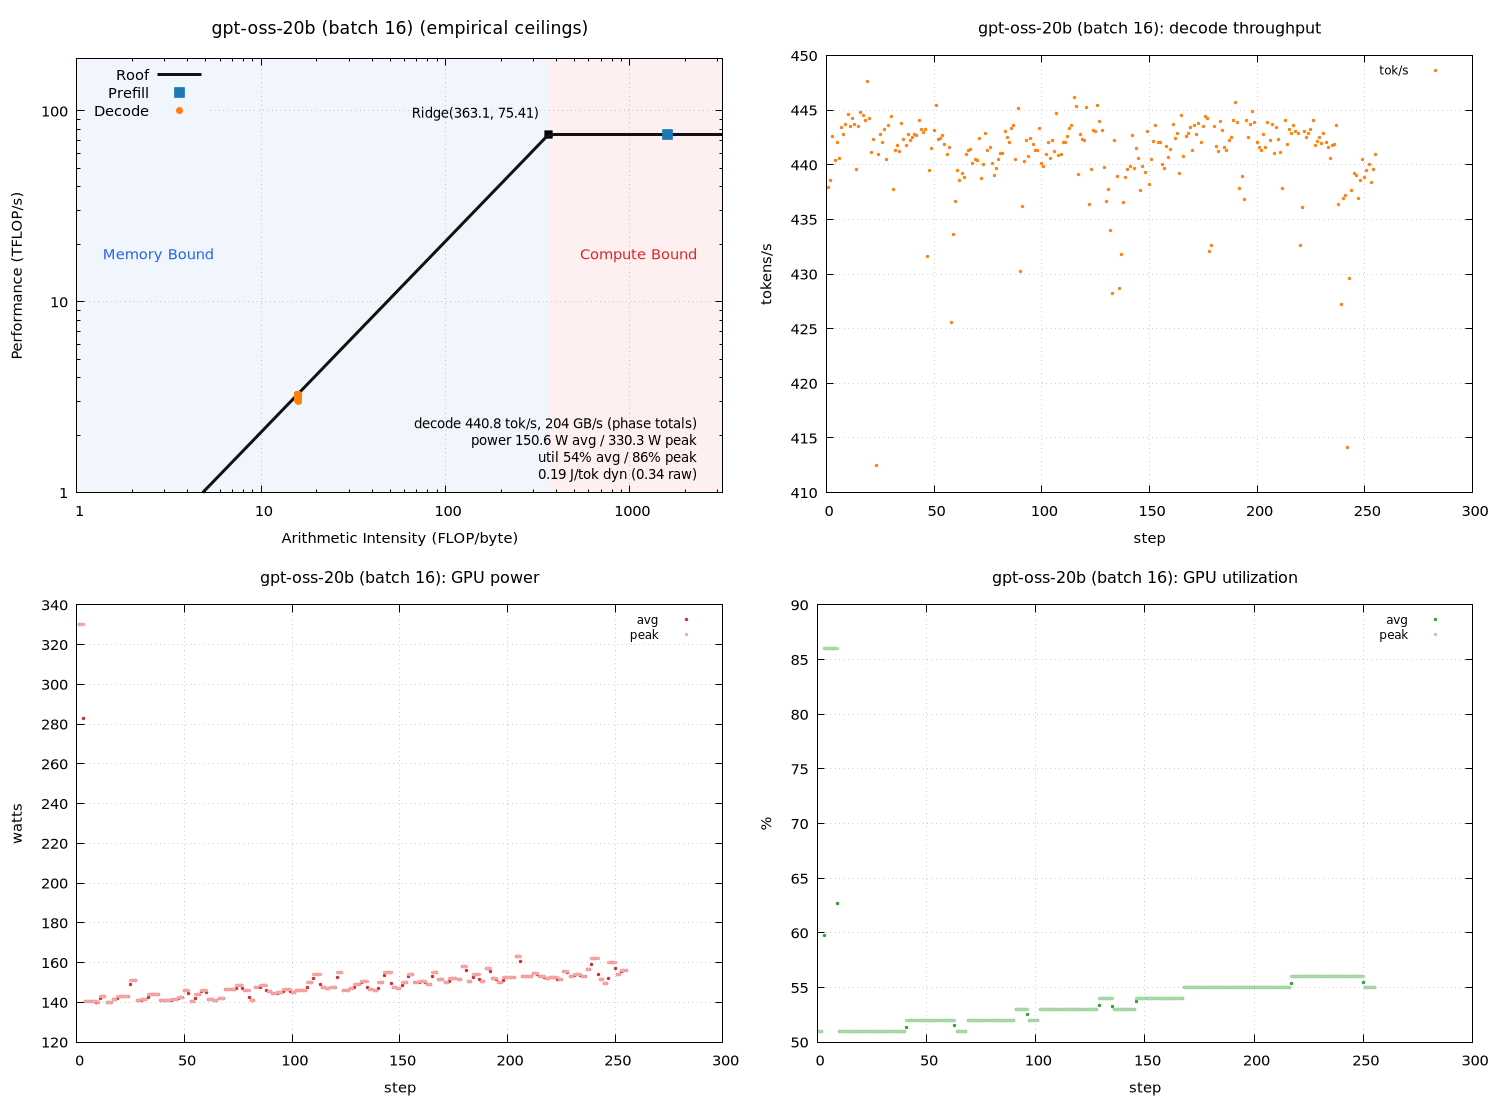

gnuplot code for this plot:
set terminal pngcairo size 1500,1100 enhanced font 'Sans,11'
set output 'sweep_a100_tf/gpt_b016_roofline.png'
set datafile separator "\t"
set datafile missing 'NaN'
set multiplot layout 2,2
unset label
unset object
unset arrow
set title "gpt-oss-20b (batch 16) (empirical ceilings)" font ',13'
set xlabel "Arithmetic Intensity (FLOP/byte)"
set ylabel "Performance (TFLOP/s)"
set logscale xy
set xrange [1:3198.94]
set yrange [0.999047:188.514]
set grid xtics ytics
set key top left
set object 1 rectangle from graph 0, graph 0 to first 363.106, graph 1 \
    fillcolor rgb '#dce9f7' fillstyle solid 0.45 noborder behind
set object 2 rectangle from first 363.106, graph 0 to graph 1, graph 1 \
    fillcolor rgb '#fbdcdc' fillstyle solid 0.45 noborder behind
set label 1 "Memory Bound" at graph 0.04, graph 0.55 left \
    textcolor rgb '#2563eb' font ',11'
set label 2 "Compute Bound" at graph 0.96, graph 0.55 right \
    textcolor rgb '#dc2626' font ',11'
set label 3 "Ridge(363.1, 75.41)" \
    at first 363.106, first 75.4055 right \
    point pointtype 5 pointsize 1.2 \
    offset character -1.5, character 1 font ',10'
set label 4 "decode 440.8 tok/s, 204 GB/s (phase totals)\npower 150.6 W avg / 330.3 W peak\nutil 54% avg / 86% peak\n0.19 J/tok dyn (0.34 raw)" at graph 0.96, graph 0.16 right font ',10'
peak_t = 75.4055
peak_b = 207.668
roof(x) = (x * peak_b / 1000.0 < peak_t) ? x * peak_b / 1000.0 : peak_t
plot roof(x) with lines linewidth 3 linecolor rgb '#111111' title 'Roof', \
     'sweep_a100_tf/gpt_b016_roofline.dat' using 3:(strcol(2) eq 'prefill' ? $4 : 1/0) with points \
         pointtype 5 pointsize 1.6 linecolor rgb '#1f77b4' title 'Prefill', \
     'sweep_a100_tf/gpt_b016_roofline.dat' using 3:(strcol(2) eq 'decode' ? $4 : 1/0) with points \
         pointtype 7 pointsize 1.0 linecolor rgb '#ff7f0e' title 'Decode'

unset label
unset object
unset arrow
unset logscale
set xrange [*:*]
set yrange [*:*]
set title "gpt-oss-20b (batch 16): decode throughput" font ',12'
set xlabel "step"
set ylabel "tokens/s"
set grid xtics ytics
set key top right font ',9'
plot 'sweep_a100_tf/gpt_b016_roofline.dat' using 1:(strcol(2) eq 'decode' ? $5 : 1/0) with points pointtype 7 pointsize 0.4 linecolor rgb '#ff7f0e' title 'tok/s'

unset label
unset object
unset arrow
unset logscale
set xrange [*:*]
set yrange [*:*]
set title "gpt-oss-20b (batch 16): GPU power" font ',12'
set xlabel "step"
set ylabel "watts"
set grid xtics ytics
set key top right font ',9'
plot 'sweep_a100_tf/gpt_b016_roofline.dat' using 1:(strcol(2) eq 'decode' ? $6 : 1/0) with points pointtype 7 pointsize 0.4 linecolor rgb '#d62728' title 'avg', \
     'sweep_a100_tf/gpt_b016_roofline.dat' using 1:(strcol(2) eq 'decode' ? $8 : 1/0) with points pointtype 7 pointsize 0.4 linecolor rgb '#f4a6a6' title 'peak'

unset label
unset object
unset arrow
unset logscale
set xrange [*:*]
set yrange [*:*]
set title "gpt-oss-20b (batch 16): GPU utilization" font ',12'
set xlabel "step"
set ylabel "%"
set grid xtics ytics
set key top right font ',9'
plot 'sweep_a100_tf/gpt_b016_roofline.dat' using 1:(strcol(2) eq 'decode' ? $7 : 1/0) with points pointtype 7 pointsize 0.4 linecolor rgb '#2ca02c' title 'avg', \
     'sweep_a100_tf/gpt_b016_roofline.dat' using 1:(strcol(2) eq 'decode' ? $9 : 1/0) with points pointtype 7 pointsize 0.4 linecolor rgb '#a9d7a9' title 'peak'

unset multiplot
